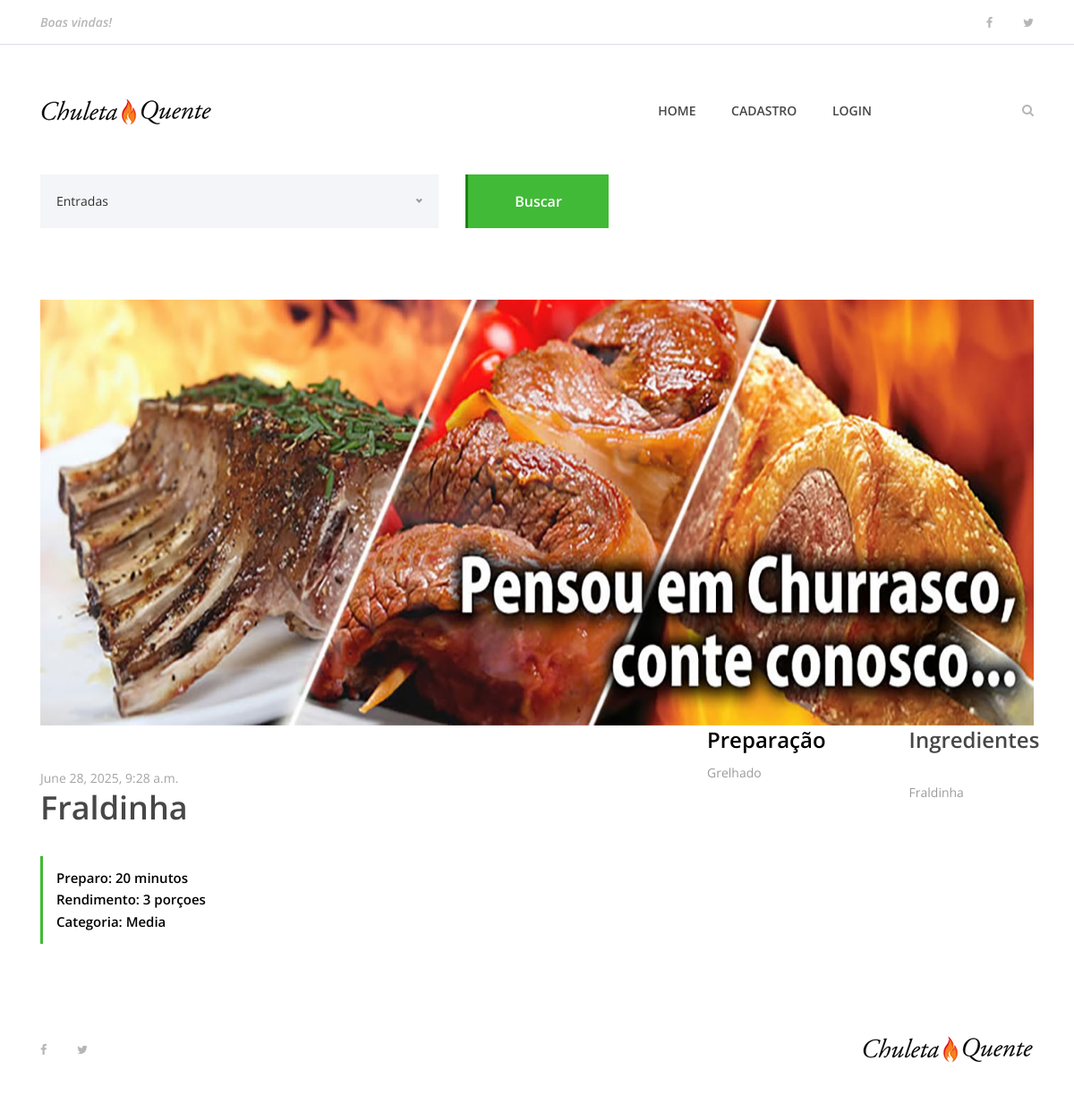
/2, run on the app's committed database.
### churras/models.py (models this page shows, shortened)
class Prato(models.Model):
    nome_prato = models.CharField(max_length=100)
    ingredientes = models.TextField()
    modo_preparo = models.CharField()
    tempo_preparo = models.IntegerField()
    rendimento = models.CharField(max_length=10)
    categoria = models.CharField(max_length=100)
    date_prato = models.DateTimeField(default=datetime.now, blank=True)
    funcionario = models.ForeignKey(User, on_delete=models.CASCADE)
    publicado = models.BooleanField(default=False)
    foto_prato = models.ImageField(upload_to=get_file_path, blank=True)

### churras/views.py (the view)
# urls.py: path('<int:id>', churrasco, name='churrasco'),
def churrasco(request, id):
    prato = get_object_or_404(Prato, id=id)
    return render(request, 'churrasco.html', {'prato': prato})

### templates/churrasco.html (shortened to what this page needs)
{% extends "base.html" %}
{% load static %}
{% block content %}
</head>
<body>
    {% include "partials/menu.html" %}
        <div class="receipe-post-search mb-80">
            <div class="container">
                <form action="#" method="post">
                    <div class="row">
                        <div class="col-12 col-lg-5">
                        </div>
                        <div class="col-12 col-lg-2 text-right">
                            <button type="submit" class="btn delicious-btn">Buscar</button>
                        </div>
                    </div>
                </form>
            </div>
        </div>
        <div class="container">
            <div class="row">
                <div class="col-12">
                    <div class="receipe-slider owl-carousel">
                    {% if prato.foto_prato == '' %}
                        <img src={% static "img/bg-img/tomate_banner.jpg" %}>
                    {% else %}
                        <img src="{{ prato.foto_prato.url }}" alt="">
                    {% endif %}
                    </div>
                </div>
            </div>
        </div>
        <div class="receipe-content-area">
            <div class="container">
                <div class="row">
                    <div class="col-12 col-md-8">
                        <div class="receipe-headline my-5">
                            <span>{{ prato.date_prato }}</span>
                            <h2>{{ prato.nome_prato }}</h2>
                            <div class="receipe-duration">
                                <h6>Preparo: {{ prato.tempo_preparo }} minutos</h6>
                                <h6>Rendimento: {{ prato.rendimento }} porçoes</h6>
                                <h6>Categoria: {{ prato.categoria }}</h6>
                            </div>
                        </div>
                    </div>
                <div class="row">
                    <div class="col-12 col-lg-8">
                        <h4>Preparação</h4>
                        <div class="single-preparation-step d-flex">
                            <p>{{ prato.modo_preparo }}</p>
                        </div>
                    </div>
                    <div class="col-12 col-lg-4">
                        <div class="ingredients">
                            <h4>Ingredientes</h4>
                            <div class="ingredients">
                                <p>{{ prato.ingredientes }}</p>
                            </div>
                        </div>
                    </div>
                </div>
    {% include "partials/footer.html" %}
{% endblock %}

### static/site.css (style rules this page uses)
* { margin: 0; padding: 0; }
body { font-family: "Open Sans", sans-serif; font-size: 14px; }
h1, h2, h3, h4, h5, h6 { color: #000000; line-height: 1.3; font-weight: 600; }
p { color: #9b9b9b; font-size: 14px; line-height: 2; font-weight: 400; }
img { height: auto; max-width: 100%; }
.mb-80 { margin-bottom: 80px !important; }
.delicious-btn { display: inline-block; min-width: 160px; height: 60px; color: #ffffff; border: none; border-left: 3px solid #1c8314; border-radius: 0; padding: 0 30px; font-size: 16px; line-height: 58px; font-weight: 600; -webkit-transition-duration: 500ms; transition-duration: 500ms; text-transform: capitalize; background-color: #40ba37; }
.receipe-post-search { position: relative; z-index: 20; }
.receipe-slider { position: relative; z-index: 1; }
.receipe-headline span { font-size: 14px; display: block; color: #a4a4a4; margin-bottom: 0; }
.receipe-headline h2 { font-size: 36px; color: #474747; margin-bottom: 30px; }
.receipe-headline .receipe-duration { border-left: 3px solid #40ba37; padding: 15px; }
.receipe-headline .receipe-duration h6 { font-size: 15px; margin-bottom: 5px; }
.receipe-headline .receipe-duration h6:last-child { margin-bottom: 0; }
.single-preparation-step { position: relative; z-index: 1; margin-bottom: 50px; }
.ingredients h4 { color: #474747; margin-bottom: 30px; }

### data on the page
Prato: date_prato "June 28, 2025, 9:28 a.m.", nome_prato "Fraldinha", tempo_preparo "20", rendimento "3", categoria "Media", modo_preparo "Grelhado", ingredientes "Fraldinha"
